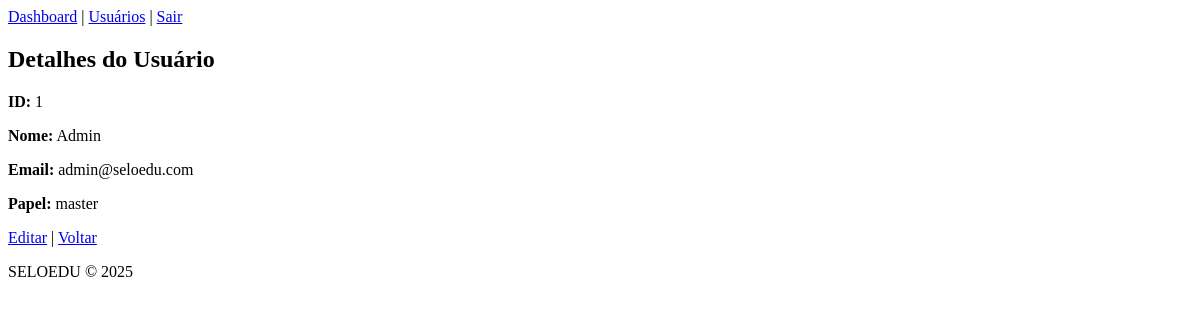
Page /users/1 (signed in) on the committed database.
### models/user.py (models this page shows, shortened)
class User(db.Model, UserMixin):
    id = db.Column(db.Integer, primary_key=True)
    nome = db.Column(db.String(100), nullable=False)
    email = db.Column(db.String(150), unique=True, nullable=False)
    password_hash = db.Column(db.String(200), nullable=False)
    role = db.Column(db.String(20), nullable=False, default="aluno")
    ativo = db.Column(db.Boolean, default=True)

### views/users.py (the view)
@login_required
def show(user_id):
    user = User.query.get_or_404(user_id)
    return render_template("users/show.html", user=user)

### app.py (called while the page is built)
@login_manager.user_loader
def load_user(user_id):
    return db.session.get(User, int(user_id))

### templates/users/show.html (shortened to what this page needs)
{% extends "base.html" %}
{% block content %}
  <h2>Detalhes do Usuário</h2>
  <p><strong>ID:</strong> {{ user.id }}</p>
  <p><strong>Nome:</strong> {{ user.nome }}</p>
  <p><strong>Email:</strong> {{ user.email }}</p>
  <p><strong>Papel:</strong> {{ user.role }}</p>
  <p>
    <a href="{{ url_for('users.edit', user_id=user.id) }}">Editar</a> |
    <a href="{{ url_for('users.index') }}">Voltar</a>
  </p>
{% endblock %}

### rows in the picture
User: id "1", nome "Admin", email "admin@seloedu.com", role "master"
